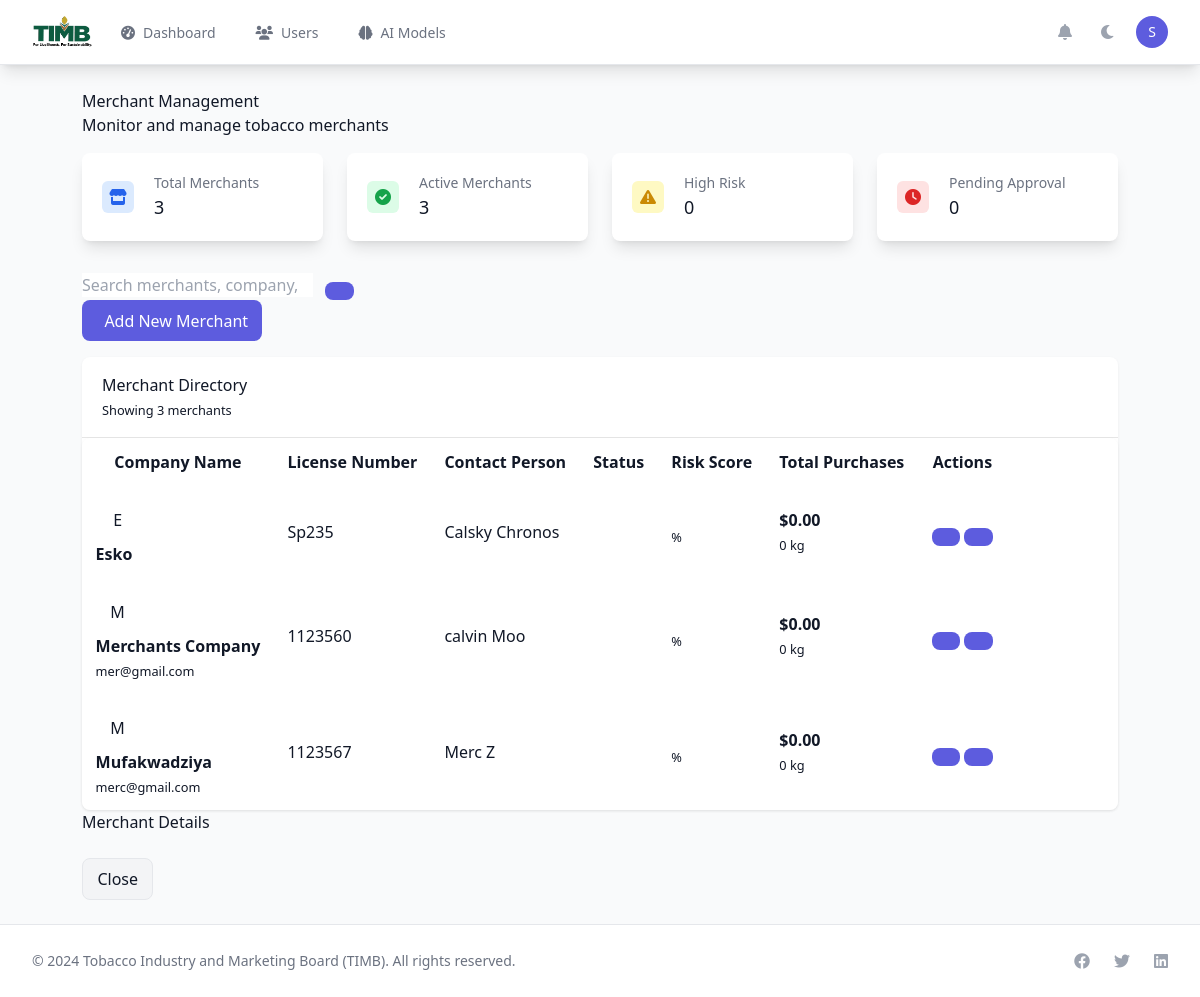
The app's page /timb/merchants/ (signed in), older data.
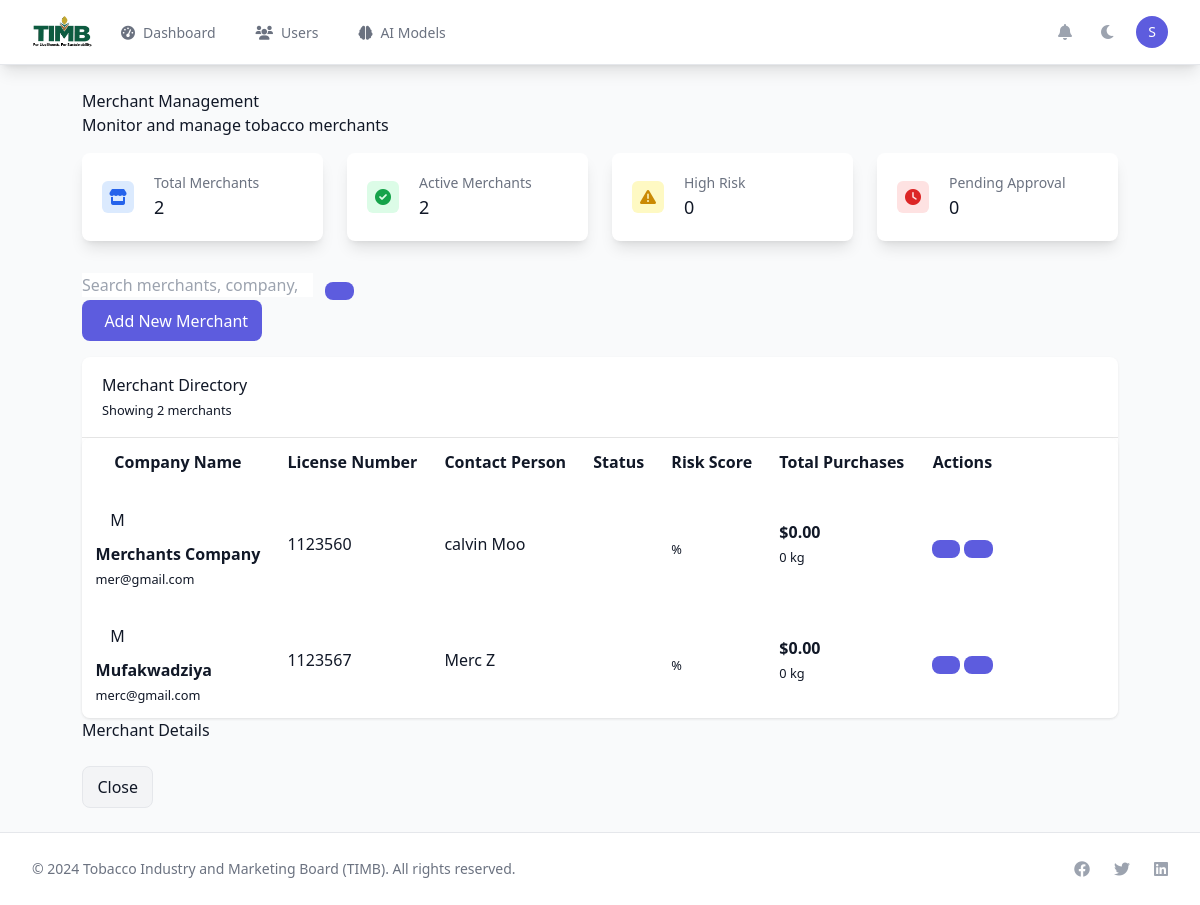
The same page, newer data.
### timb_dashboard/models.py (models this page shows, shortened)
class Merchant(models.Model):
    user = models.OneToOneField(User, on_delete=models.CASCADE, related_name='merchant_profile')
    company_name = models.CharField(max_length=200, blank=True)
    business_registration_number = models.CharField(max_length=100, blank=True)
    license_number = models.CharField(max_length=100, unique=True)
    license_issue_date = models.DateField(null=True, blank=True)
    license_expiry_date = models.DateField(null=True, blank=True)
    business_address = models.TextField(blank=True)
    business_phone = models.CharField(max_length=20, blank=True)
    business_email = models.EmailField(blank=True)
    website = models.URLField(blank=True)
    bank_name = models.CharField(max_length=100, blank=True)
    bank_account_number = models.CharField(max_length=50, blank=True)
    bank_branch = models.CharField(max_length=100, blank=True)
    annual_trading_volume = models.DecimalField(max_digits=15, decimal_places=2, default=0)
    preferred_grades = models.ManyToManyField('TobaccoGrade', blank=True)
    trading_regions = models.JSONField(default=list, blank=True)
    is_verified = models.BooleanField(default=False)
    is_active = models.BooleanField(default=True)
    verification_date = models.DateTimeField(null=True, blank=True)
    verified_by = models.ForeignKey(settings.AUTH_USER_MODEL, on_delete=models.SET_NULL, null=True, blank=True, related_name='verified_merchants')
    created_at = models.DateTimeField(default=timezone.now)
    updated_at = models.DateTimeField(auto_now=True)
    class Meta:
        db_table = 'timb_merchants'
        ordering = ['company_name', 'user__username']
        indexes = [
            models.Index(fields=['license_number']),
            models.Index(fields=['is_verified', 'is_active']),
            models.Index(fields=['company_name']),
        ]

### authentication/models.py (models this page shows, shortened)
class User(AbstractUser):
    is_timb_staff = models.BooleanField(default=False, help_text='TIMB staff member')
    is_merchant = models.BooleanField(default=False, help_text='Tobacco merchant')
    phone = models.CharField(max_length=20, blank=True)
    national_id = models.CharField(max_length=50, blank=True)
    is_verified = models.BooleanField(default=False)
    verification_token = models.CharField(max_length=100, blank=True)
    verification_sent_at = models.DateTimeField(blank=True, null=True)
    two_factor_enabled = models.BooleanField(default=False)
    backup_codes = models.JSONField(default=list, blank=True)
    login_attempts = models.IntegerField(default=0)
    locked_until = models.DateTimeField(blank=True, null=True)
    last_login_ip = models.GenericIPAddressField(blank=True, null=True)
    last_login_device = models.CharField(max_length=200, blank=True)
    login_history = models.JSONField(default=list, blank=True)
    password_changed_at = models.DateTimeField(auto_now_add=True)
    password_reset_required = models.BooleanField(default=False)
    email_notifications = models.BooleanField(default=True)
    sms_notifications = models.BooleanField(default=False)
    push_notifications = models.BooleanField(default=True)
    class Meta:
        verbose_name = 'User'
        verbose_name_plural = 'Users'
    def get_user_type(self):
        if self.is_superuser:
            return "Administrator"
        elif self.is_timb_staff:
            return "TIMB Staff"
        elif self.is_merchant:
            return "Merchant"
        else:
            return "User"

### timb_dashboard/views.py (the view)
# urls.py: path('merchants/', views.merchants_view, name='merchants'),
@login_required
@user_passes_test(is_timb_staff)
def merchants_view(request):
    merchants = Merchant.objects.select_related('user').annotate(
        total_purchases=Sum('user__purchases__total_amount', filter=Q(user__purchases__status='COMPLETED')),
        total_quantity=Sum('user__purchases__quantity', filter=Q(user__purchases__status='COMPLETED')),
        transaction_count=Count('user__purchases', filter=Q(user__purchases__status='COMPLETED'))
    ).order_by('company_name')
    context = {
        'merchants': merchants,
    }
    return render(request, 'timb_dashboard/merchants.html', context)

### timb_dashboard/views.py (called while the page is built)
def is_timb_staff(user):
    return user.is_authenticated and (user.is_staff or user.is_timb_staff)

### utils/context_processors.py (called while the page is built)
def global_context(request):
    return {
        'TIMB_SETTINGS': getattr(settings, 'TIMB_SETTINGS', {}),
        'current_time': timezone.now(),
        'system_name': 'TIMB Trading System',
        'system_version': '1.0.0',
    }

### templates/timb_dashboard/merchants.html (shortened to what the changed rows need)
{% extends 'base.html' %}
{% load static %}
{% load humanize %}
{% block content %}
<div class="create-merchant-container py-6 sm:px-6 lg:px-8 merchant-theme">
<div class="row mb-4">
    <div class="col-12">
        <h1 class="h3 mb-0">Merchant Management</h1>
    </div>
</div>
<div class="grid grid-cols-1 md:grid-cols-2 lg:grid-cols-4 gap-6 mb-8">
    <div class="metric-card bg-white dark:bg-gray-800 overflow-hidden shadow-lg rounded-lg">
        <div class="p-5">
            <div class="flex items-center">
                <div class="ml-5 w-0 flex-1">
                    <dl>
                        <dt class="text-sm font-medium text-gray-500 dark:text-gray-400 truncate">Total Merchants</dt>
                        <dd class="text-lg font-medium text-gray-900 dark:text-white">{{ merchants.count }}</dd>
                    </dl>
                </div>
            </div>
        </div>
    </div>
    <div class="metric-card bg-white dark:bg-gray-800 overflow-hidden shadow-lg rounded-lg">
        <div class="p-5">
            <div class="flex items-center">
                <div class="ml-5 w-0 flex-1">
                    <dl>
                        <dt class="text-sm font-medium text-gray-500 dark:text-gray-400 truncate">Active Merchants</dt>
                        <dd class="text-lg font-medium text-gray-900 dark:text-white">{{ merchants|length }}</dd>
                    </dl>
                </div>
            </div>
        </div>
    </div>
</div>
<div class="row">
    <div class="col-12">
        <div class="custom-card">
            <div class="card-header-custom d-flex justify-content-between align-items-center">
                <h5 class="mb-0">Merchant Directory</h5>
                <small class="text-muted">Showing {{ merchants|length }} merchants</small>
            </div>
            <div class="card-body p-0">
                <div class="table-responsive">
                    <table class="table table-custom mb-0">
                        <thead>
                            <tr>
                                <th>Company Name</th>
                                <th>License Number</th>
                                <th>Contact Person</th>
                                <th>Status</th>
                                <th>Risk Score</th>
                                <th>Total Purchases</th>
                                <th>Actions</th>
                            </tr>
                        </thead>
                                <tbody>
                            {% for merchant in merchants %}
                            <tr>
                                <td>
                                    <div class="d-flex align-items-center">
                                        <div class="me-3">
                                            <div class="metric-icon" style="width:44px;height:44px;font-size:1rem;border-radius:8px;display:flex;align-items:center;justify-content:center;">{{ merchant.company_name|default:merchant.user.username|slice:":1"|upper }}</div>
                                        </div>
                                        <div>
                                            <strong>{{ merchant.company_name|default:merchant.user.username }}</strong>
                                            <br>
                                            <small class="text-muted">{{ merchant.user.email }}</small>
                                        </div>
                                    </div>
                                </td>
                                <td>{{ merchant.license_number }}</td>
                                <td>{{ merchant.user.get_full_name|default:merchant.user.username }}</td>
                                <td>
                                </td>
                                <td>
                                    <div class="d-flex align-items-center">
                                        <div class="progress me-2" style="width: 70px; height: 8px;">
                                        </div>
                                        <small>{{ merchant.risk_score|floatformat:1 }}%</small>
                                    </div>
                                </td>
                                <td>
                                    <strong>${{ merchant.total_purchases|default:0|floatformat:2|intcomma }}</strong>
                                    <br>
                                    <small class="text-muted">{{ merchant.total_quantity|default:0|floatformat:0|intcomma }} kg</small>
                                </td>
                                <td>
                                    <div class="btn-group btn-group-sm">
                                        <button class="btn btn-outline-primary" onclick="viewMerchant({{ merchant.id }})">
                                        </button>
                                        <button class="btn btn-outline-warning" onclick="assessRisk({{ merchant.id }})">
                                        </button>
                                    </div>
                                </td>
                            </tr>
                            {% empty %}
                            <tr>
                                <td colspan="7" class="text-center text-muted">No merchants found</td>
                            </tr>
                            {% endfor %}
                        </tbody>
                    </table>
                </div>
            </div>
        </div>
    </div>
</div>
</div>
{% endblock %}

Row changes from the older to the newer data that the page shows:
removed Merchant: company_name "E", company_name "Esko", license_number "Sp235", user.get_full_name "Calsky Chronos", total_purchases "0.00", total_quantity "0"
Text that changed along with them:
{{ merchants.count }}: "3" → "2"
{{ merchants|length }}: "3" → "2"
